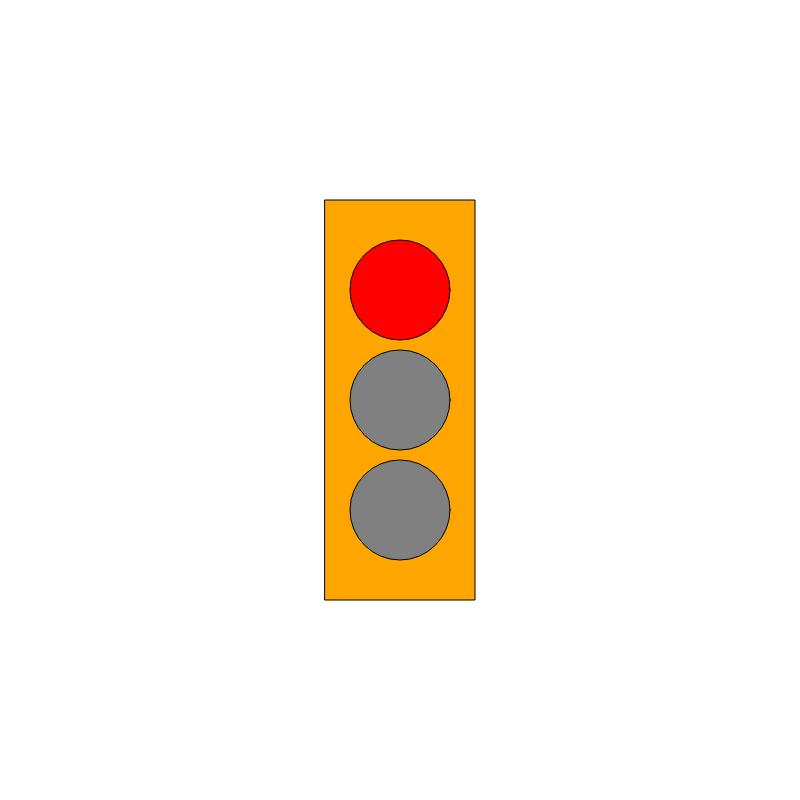
Frame 1 (no input)
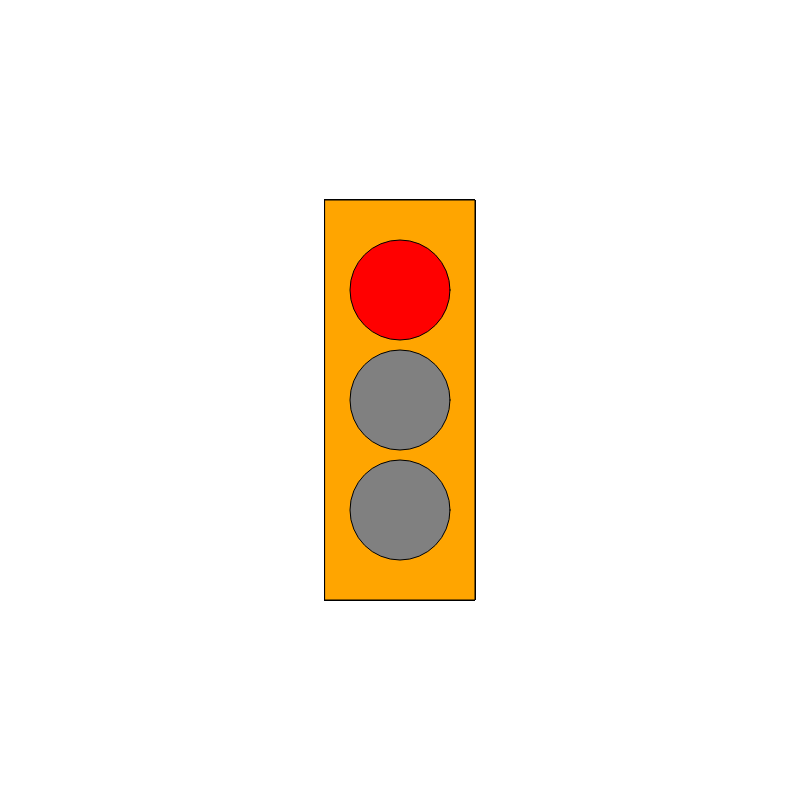
Frame 60 (no input)
Frame 120 (the mouse pressed at the canvas centre since frame 60): identical to frame 60, image omitted

The p5.js sketch that drew these frames (run headless with seeded random() and noise() and a simulated clock; from frame 60 on, the mouse is pressed at the canvas centre):

// p5.js sketch
// ── sketch.js
var myState = 0;
var timer = 0;


function setup() {
  // put setup code here
  createCanvas(800, 800);
  rectMode(CENTER);
  ellipseMode(CENTER);
}

function draw() {
  // put drawing code here
  // yellow rectangle
  fill('orange');
  rect(width / 2, height / 2, 150, 400);


  switch (myState) {
    case 0: // red light
      fill('grey');
      ellipse(width / 2, height / 2, 100, 100);
      fill('red');
      ellipse(width / 2, height / 2 - 110, 100, 100);
      fill('grey');
      ellipse(width / 2, height / 2 + 110, 100, 100);
      timer++;
      if (timer > 200) {
        timer = 0;
        myState = 1;
      }
      break;


    case 1: // yellow light
      fill('yellow');
      ellipse(width / 2, height / 2, 100, 100);
      fill('grey');
      ellipse(width / 2, height / 2 - 110, 100, 100);
      fill('grey');
      ellipse(width / 2, height / 2 + 110, 100, 100);
      timer++;
      if (timer > 200) {
        timer = 0;
        myState = 2;
      }
      break;

    case 2: // green light
      fill('grey');
      ellipse(width / 2, height / 2, 100, 100);
      fill('grey');
      ellipse(width / 2, height / 2 - 110, 100, 100);
      fill('green');
      ellipse(width / 2, height / 2 + 110, 100, 100);
      timer++;
      if (timer > 200) {
        timer = 0;
        myState = 0;
      }
      break;
  }


}
